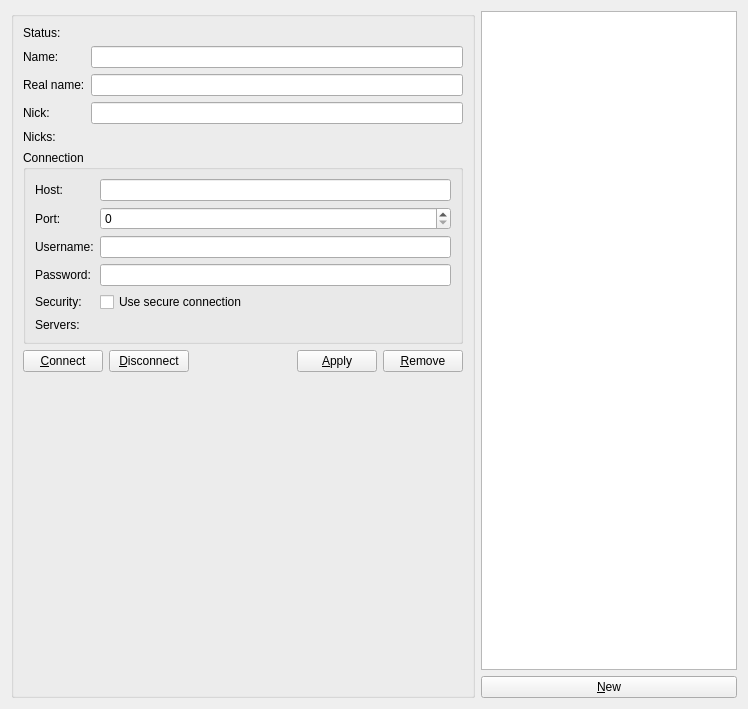
<?xml version="1.0" encoding="UTF-8"?>
<ui version="4.0">
 <class>IRCServersPage</class>
 <widget class="QWidget" name="IRCServersPage">
  <property name="geometry">
   <rect>
    <x>0</x>
    <y>0</y>
    <width>748</width>
    <height>709</height>
   </rect>
  </property>
  <property name="windowTitle">
   <string>Form</string>
  </property>
  <layout class="QHBoxLayout" name="horizontalLayout_3" stretch="1,0">
   <item>
    <widget class="QGroupBox" name="serverBox">
     <property name="title">
      <string/>
     </property>
     <layout class="QFormLayout" name="formLayout_2">
      <property name="fieldGrowthPolicy">
       <enum>QFormLayout::AllNonFixedFieldsGrow</enum>
      </property>
      <item row="0" column="0">
       <widget class="QLabel" name="label_3">
        <property name="text">
         <string>Status:</string>
        </property>
       </widget>
      </item>
      <item row="0" column="1">
       <widget class="QLabel" name="statusLabel">
        <property name="text">
         <string/>
        </property>
       </widget>
      </item>
      <item row="1" column="0">
       <widget class="QLabel" name="label">
        <property name="text">
         <string>Name:</string>
        </property>
       </widget>
      </item>
      <item row="1" column="1">
       <widget class="QLineEdit" name="nameEdit"/>
      </item>
      <item row="2" column="0">
       <widget class="QLabel" name="label_12">
        <property name="text">
         <string>Real name:</string>
        </property>
       </widget>
      </item>
      <item row="2" column="1">
       <widget class="QLineEdit" name="realNameEdit"/>
      </item>
      <item row="3" column="0">
       <widget class="QLabel" name="label_10">
        <property name="text">
         <string>Nick:</string>
        </property>
       </widget>
      </item>
      <item row="3" column="1">
       <widget class="QLineEdit" name="nickEdit"/>
      </item>
      <item row="4" column="0">
       <widget class="QLabel" name="label_11">
        <property name="text">
         <string>Nicks:</string>
        </property>
       </widget>
      </item>
      <item row="4" column="1">
       <widget class="KEditListWidget" name="nicksEdit"/>
      </item>
      <item row="5" column="0" colspan="2">
       <widget class="QGroupBox" name="groupBox">
        <property name="title">
         <string>Connection</string>
        </property>
        <layout class="QFormLayout" name="formLayout">
         <item row="0" column="0">
          <widget class="QLabel" name="label_2">
           <property name="text">
            <string>Host:</string>
           </property>
          </widget>
         </item>
         <item row="0" column="1">
          <widget class="QLineEdit" name="hostEdit"/>
         </item>
         <item row="1" column="0">
          <widget class="QLabel" name="label_5">
           <property name="text">
            <string>Port:</string>
           </property>
          </widget>
         </item>
         <item row="2" column="0">
          <widget class="QLabel" name="label_6">
           <property name="text">
            <string>Username:</string>
           </property>
          </widget>
         </item>
         <item row="2" column="1">
          <widget class="QLineEdit" name="usernameEdit"/>
         </item>
         <item row="3" column="0">
          <widget class="QLabel" name="label_7">
           <property name="text">
            <string>Password:</string>
           </property>
          </widget>
         </item>
         <item row="3" column="1">
          <widget class="QLineEdit" name="passwordEdit">
           <property name="echoMode">
            <enum>QLineEdit::PasswordEchoOnEdit</enum>
           </property>
          </widget>
         </item>
         <item row="1" column="1">
          <widget class="QSpinBox" name="portBox">
           <property name="maximum">
            <number>65535</number>
           </property>
          </widget>
         </item>
         <item row="4" column="1">
          <widget class="QCheckBox" name="secureBox">
           <property name="text">
            <string>Use secure connection</string>
           </property>
          </widget>
         </item>
         <item row="4" column="0">
          <widget class="QLabel" name="label_8">
           <property name="text">
            <string>Security:</string>
           </property>
          </widget>
         </item>
         <item row="5" column="1">
          <widget class="KEditListWidget" name="serversEdit"/>
         </item>
         <item row="5" column="0">
          <widget class="QLabel" name="label_9">
           <property name="text">
            <string>Servers:</string>
           </property>
          </widget>
         </item>
        </layout>
       </widget>
      </item>
      <item row="6" column="0" colspan="2">
       <layout class="QHBoxLayout" name="horizontalLayout">
        <item>
         <widget class="QPushButton" name="connectBtn">
          <property name="text">
           <string>&amp;Connect</string>
          </property>
         </widget>
        </item>
        <item>
         <widget class="QPushButton" name="disconnectBtn">
          <property name="text">
           <string>&amp;Disconnect</string>
          </property>
         </widget>
        </item>
        <item>
         <spacer name="horizontalSpacer">
          <property name="orientation">
           <enum>Qt::Horizontal</enum>
          </property>
          <property name="sizeHint" stdset="0">
           <size>
            <width>40</width>
            <height>20</height>
           </size>
          </property>
         </spacer>
        </item>
        <item>
         <widget class="QPushButton" name="applyBtn">
          <property name="text">
           <string>&amp;Apply</string>
          </property>
         </widget>
        </item>
        <item>
         <widget class="QPushButton" name="removeBtn">
          <property name="text">
           <string>&amp;Remove</string>
          </property>
         </widget>
        </item>
       </layout>
      </item>
     </layout>
    </widget>
   </item>
   <item>
    <layout class="QVBoxLayout" name="verticalLayout">
     <item>
      <widget class="QListView" name="serversList">
       <property name="editTriggers">
        <set>QAbstractItemView::NoEditTriggers</set>
       </property>
       <property name="selectionBehavior">
        <enum>QAbstractItemView::SelectRows</enum>
       </property>
      </widget>
     </item>
     <item>
      <widget class="QPushButton" name="newBtn">
       <property name="text">
        <string>&amp;New</string>
       </property>
      </widget>
     </item>
    </layout>
   </item>
  </layout>
 </widget>
 <customwidgets>
  <customwidget>
   <class>KEditListWidget</class>
   <extends>QWidget</extends>
   <header>keditlistwidget.h</header>
  </customwidget>
 </customwidgets>
 <resources/>
 <connections/>
</ui>
